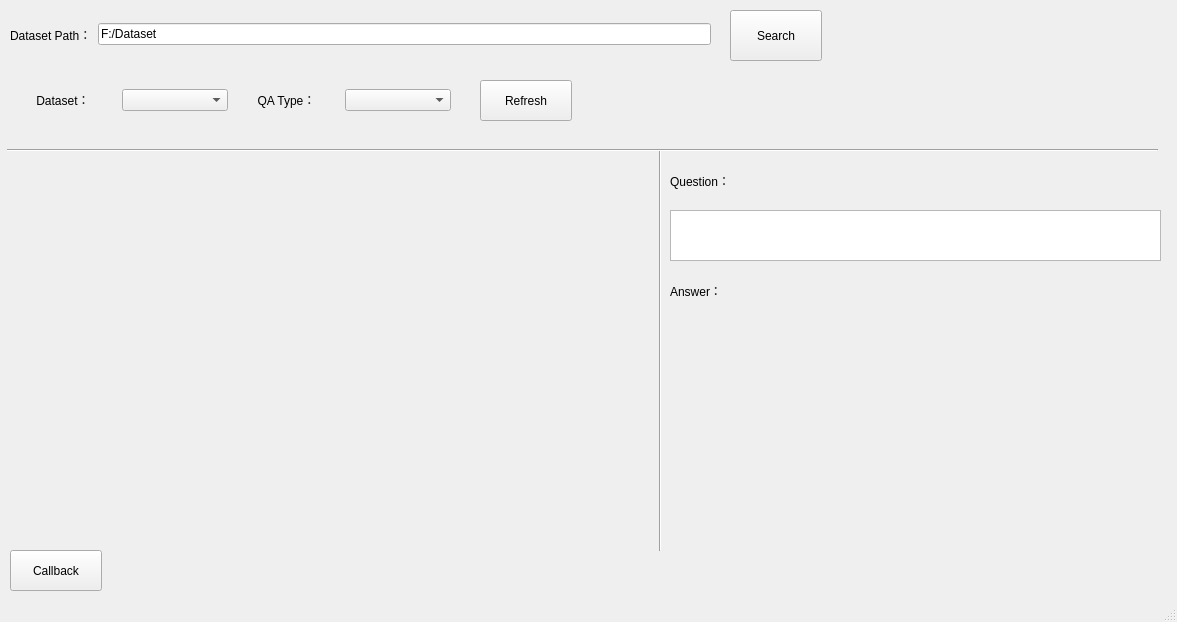
<?xml version="1.0" encoding="UTF-8"?>
<ui version="4.0">
 <class>MainWindow</class>
 <widget class="QMainWindow" name="MainWindow">
  <property name="geometry">
   <rect>
    <x>0</x>
    <y>0</y>
    <width>1177</width>
    <height>622</height>
   </rect>
  </property>
  <property name="windowTitle">
   <string>MainWindow</string>
  </property>
  <widget class="QWidget" name="centralwidget">
   <widget class="QWidget" name="horizontalLayoutWidget">
    <property name="geometry">
     <rect>
      <x>10</x>
      <y>9</y>
      <width>701</width>
      <height>51</height>
     </rect>
    </property>
    <layout class="QHBoxLayout" name="horizontalLayout">
     <item>
      <widget class="QLabel" name="label_dataset_path">
       <property name="text">
        <string>Dataset Path：</string>
       </property>
      </widget>
     </item>
     <item>
      <widget class="QLineEdit" name="lineEdit_dataset_path">
       <property name="text">
        <string>F:/Dataset</string>
       </property>
      </widget>
     </item>
    </layout>
   </widget>
   <widget class="QWidget" name="horizontalLayoutWidget_2">
    <property name="geometry">
     <rect>
      <x>10</x>
      <y>60</y>
      <width>441</width>
      <height>80</height>
     </rect>
    </property>
    <layout class="QHBoxLayout" name="horizontalLayout_2">
     <item>
      <widget class="QLabel" name="label_dataset">
       <property name="text">
        <string>Dataset：</string>
       </property>
       <property name="alignment">
        <set>Qt::AlignCenter</set>
       </property>
      </widget>
     </item>
     <item>
      <widget class="QComboBox" name="comboBox_dataset"/>
     </item>
     <item>
      <widget class="QLabel" name="label_type">
       <property name="text">
        <string>QA Type：</string>
       </property>
       <property name="alignment">
        <set>Qt::AlignCenter</set>
       </property>
      </widget>
     </item>
     <item>
      <widget class="QComboBox" name="comboBox_type"/>
     </item>
    </layout>
   </widget>
   <widget class="QLabel" name="label_question">
    <property name="geometry">
     <rect>
      <x>670</x>
      <y>170</y>
      <width>111</width>
      <height>21</height>
     </rect>
    </property>
    <property name="styleSheet">
     <string notr="true">font: 12pt &quot;Consolas&quot;;</string>
    </property>
    <property name="text">
     <string>Question：</string>
    </property>
    <property name="textFormat">
     <enum>Qt::AutoText</enum>
    </property>
    <property name="scaledContents">
     <bool>false</bool>
    </property>
   </widget>
   <widget class="QLabel" name="label_answer">
    <property name="geometry">
     <rect>
      <x>670</x>
      <y>280</y>
      <width>91</width>
      <height>21</height>
     </rect>
    </property>
    <property name="styleSheet">
     <string notr="true">font: 12pt &quot;Consolas&quot;;</string>
    </property>
    <property name="text">
     <string>Answer：</string>
    </property>
   </widget>
   <widget class="QWidget" name="verticalLayoutWidget">
    <property name="geometry">
     <rect>
      <x>670</x>
      <y>330</y>
      <width>491</width>
      <height>201</height>
     </rect>
    </property>
    <layout class="QVBoxLayout" name="verticalLayout">
     <item>
      <widget class="QLabel" name="label_A">
       <property name="text">
        <string/>
       </property>
      </widget>
     </item>
     <item>
      <widget class="QLabel" name="label_B">
       <property name="text">
        <string/>
       </property>
      </widget>
     </item>
     <item>
      <widget class="QLabel" name="label_C">
       <property name="text">
        <string/>
       </property>
      </widget>
     </item>
     <item>
      <widget class="QLabel" name="label_D">
       <property name="text">
        <string/>
       </property>
      </widget>
     </item>
     <item>
      <widget class="QLabel" name="label_E">
       <property name="text">
        <string/>
       </property>
      </widget>
     </item>
    </layout>
   </widget>
   <widget class="QPushButton" name="pushButton_refresh">
    <property name="geometry">
     <rect>
      <x>480</x>
      <y>80</y>
      <width>92</width>
      <height>41</height>
     </rect>
    </property>
    <property name="text">
     <string>Refresh</string>
    </property>
   </widget>
   <widget class="QPushButton" name="pushButton_search">
    <property name="geometry">
     <rect>
      <x>730</x>
      <y>10</y>
      <width>92</width>
      <height>51</height>
     </rect>
    </property>
    <property name="text">
     <string>Search</string>
    </property>
   </widget>
   <widget class="QWidget" name="widget" native="true">
    <property name="geometry">
     <rect>
      <x>10</x>
      <y>170</y>
      <width>640</width>
      <height>360</height>
     </rect>
    </property>
    <widget class="QLabel" name="label_frame">
     <property name="geometry">
      <rect>
       <x>0</x>
       <y>0</y>
       <width>640</width>
       <height>360</height>
      </rect>
     </property>
     <property name="text">
      <string/>
     </property>
     <property name="pixmap">
      <pixmap>vqa.png</pixmap>
     </property>
     <property name="scaledContents">
      <bool>true</bool>
     </property>
     <property name="alignment">
      <set>Qt::AlignCenter</set>
     </property>
    </widget>
   </widget>
   <widget class="QPushButton" name="pushButton_callback">
    <property name="geometry">
     <rect>
      <x>10</x>
      <y>550</y>
      <width>92</width>
      <height>41</height>
     </rect>
    </property>
    <property name="text">
     <string>Callback</string>
    </property>
   </widget>
   <widget class="QTextBrowser" name="textBrowser_question">
    <property name="geometry">
     <rect>
      <x>670</x>
      <y>210</y>
      <width>491</width>
      <height>51</height>
     </rect>
    </property>
   </widget>
   <widget class="Line" name="line">
    <property name="geometry">
     <rect>
      <x>650</x>
      <y>150</y>
      <width>20</width>
      <height>401</height>
     </rect>
    </property>
    <property name="orientation">
     <enum>Qt::Vertical</enum>
    </property>
   </widget>
   <widget class="Line" name="line_2">
    <property name="geometry">
     <rect>
      <x>7</x>
      <y>140</y>
      <width>1151</width>
      <height>20</height>
     </rect>
    </property>
    <property name="orientation">
     <enum>Qt::Horizontal</enum>
    </property>
   </widget>
   <zorder>horizontalLayoutWidget</zorder>
   <zorder>label_dataset_path</zorder>
   <zorder>horizontalLayoutWidget_2</zorder>
   <zorder>label_type</zorder>
   <zorder>label_type</zorder>
   <zorder>label_question</zorder>
   <zorder>label_answer</zorder>
   <zorder>verticalLayoutWidget</zorder>
   <zorder>pushButton_refresh</zorder>
   <zorder>pushButton_search</zorder>
   <zorder>widget</zorder>
   <zorder>pushButton_callback</zorder>
   <zorder>textBrowser_question</zorder>
   <zorder>line</zorder>
   <zorder>line_2</zorder>
  </widget>
  <widget class="QMenuBar" name="menubar">
   <property name="geometry">
    <rect>
     <x>0</x>
     <y>0</y>
     <width>1177</width>
     <height>26</height>
    </rect>
   </property>
  </widget>
  <widget class="QStatusBar" name="statusbar"/>
 </widget>
 <resources/>
 <connections/>
</ui>
